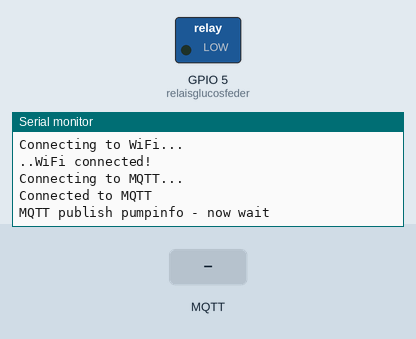
Recording of a program running on a simulated ESP32. Parts: switched loads named in the program (green lamp = pin HIGH), the last lines printed to the serial monitor. Inputs (shaded band) come from the test bench. WiFi joins after 1.5 s; servers stay silent unless stated; random numbers use the default seed unless the program sets one; no MQTT or app messages arrive unless stated.

Above: at 3.2 s.
3.3 s: MQTT message "pumpStart" arrives on the first subscribed topic
At 4.1 s:
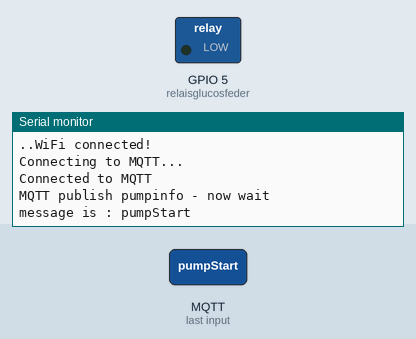
4.8 s: MQTT message "1" arrives on the first subscribed topic
At 5.2 s:
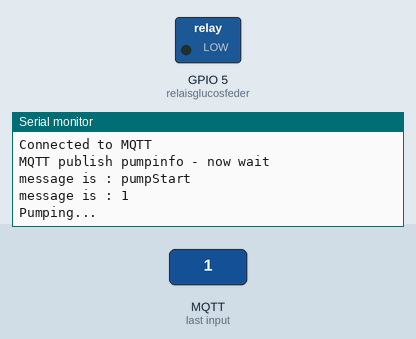

The program:

main.cpp
```cpp
#include <Arduino.h>
#include <Wire.h>
#include <SPI.h>
#include <ArduinoJson.h>
#include "globals.h"
#include "wifimqtt.h"
#include "ultrasonic.h"

const long interval = 3000;

void getData() {
  client.publish("pumpinfo", "give me information");
  Serial.println("MQTT publish pumpinfo - now wait");
  state = WAIT;
}

void sendNewPumpInfos()
{
  // Create a JsonDocument object with enough capacity
  StaticJsonDocument<200> doc;

  // Populate the JsonDocument
  doc["distance1"] = distance1;
  doc["distance2"] = 22; // Assuming distance2 is an integer

  // Serialize the JsonDocument to a char buffer
  char buffer[256];
  serializeJson(doc, buffer);

  // Assuming client is your MQTT client instance
  client.publish("waterDistance", buffer); // Publish the JSON data

  // For debugging, print to serial monitor
  Serial.println("Distance transmitted");
}

void startPumping() {
  unsigned long currentMillis = millis();
  digitalWrite(relaisglucosfeder, LOW);  // Assuming active-low relay
  if (currentMillis - previousMillis >= interval) {
    digitalWrite(relaisglucosfeder, HIGH);  // Turn off the relay
    Serial.println("Pump is off");

    getDistance();

    Serial.print(distance1);
    Serial.println( "cm");
    sendNewPumpInfos();
    state = TIMEFORSLEEP;
  }
}

void connectAP() {
  Serial.println("Connecting to WiFi...");
  WiFi.begin(ssid, password);
  int attempts = 0;
  while (WiFi.status() != WL_CONNECTED) {
    delay(1000);
    Serial.print(".");
    attempts++;
    if (attempts > 30) {
      Serial.println("WiFi connection failed. Restarting...");
      ESP.restart();
    }
  }
  Serial.println("WiFi connected!");
}

void setup() {
  Serial.begin(115200);
  pinMode(relaisglucosfeder, OUTPUT);
  pinMode(trigger1, OUTPUT);
  pinMode(echo1, INPUT);

  state = GETDATA;

  connectAP();

  client.setServer(mqtt_server, 1884);
  client.setCallback(callback);
}

void loop() {
  if (!client.connected()) {
    reconnect();
  }
  client.loop();
  switch (state) {
    case GETDATA:
      getData();
      break;
    case PUMPING:
      startPumping();
      break;
    case WAIT:

      break;
    case TIMEFORSLEEP:
    Serial.println("time for going to sleep ZzzzzZZZZ");
    client.publish("recorddeepsleep", "ZzzzzZZ");
    delay(1000);
    esp_sleep_pd_config(ESP_PD_DOMAIN_RTC_PERIPH,ESP_PD_OPTION_OFF);
    state = GETDATA;
    delay(1000*10);
      break;
  }
}
```

credentials.h
```cpp
const char* ssid = "StormFiber-ff78";
const char* password = "wlandb0087";
```

globals.h
```cpp
#ifndef globals_h
#define globals_h

#include <Arduino.h>

// Change the relay pin to a commonly used GPIO pin (e.g., GPIO 5)
const byte relaisglucosfeder = 5;

// HC-SR04
const int trigger1 = 12;
const int echo1 = 14;

long distance1 = 0;

enum states {
  GETDATA,
  PUMPING,
  TIMEFORSLEEP,
  WAIT
} state;

unsigned long previousMillis = 0;

#endif
```

ultrasonic.h
```cpp
#include <Arduino.h>

long distanceMeasure(int trigPin, int echoPin){
    long duration, distance = 0;
// Clear the trigPin by setting it LOW for 2 microseconds
    digitalWrite(trigPin, LOW);
    delayMicroseconds(2);

    // Trigger the sensor by setting the trigPin HIGH for 10 microseconds
    digitalWrite(trigPin, HIGH);
    delayMicroseconds(10);
    digitalWrite(trigPin, LOW);

    // Read the echoPin, which returns the sound wave travel time in microseconds
    duration = pulseIn(echoPin, HIGH);

    // Calculate the distance in centimeters
    distance = duration * 0.034 / 2;
    return distance;
}


void getDistance(){
    distance1 = distanceMeasure(trigger1, echo1);
    // distance2 = distanceMeasure(trigger2, echo2);
    // distance3 = distanceMeasure(trigger3, echo3);
}
```

wifimqtt.h
```cpp
#ifndef WIFIMQTT_H
#define WIFIMQTT_H

#include <Arduino.h>
#include "globals.h"
#include <WiFi.h>
#include <PubSubClient.h>
#include <ArduinoJson.h>
#include "credentials.h"

// MQTT
String clientID = "ESP32-";
const char *mqtt_server = "192.168.1.7";
const char *mqtt_user = "ahsan";
const char *mqtt_password = "34501";

WiFiClient espClient;
PubSubClient client(espClient);

void reconnect() {
  while (!client.connected()) {
    Serial.println("Connecting to MQTT...");
    String newClientID = clientID + String(random(0xffff), HEX);
    if (client.connect(newClientID.c_str(), mqtt_user, mqtt_password)) {
      Serial.println("Connected to MQTT");
      client.subscribe("pumpStart"); // Subscribe to the topic
    } else {
      Serial.print("Failed, rc=");
      Serial.print(client.state());
      Serial.println(" try again in 5 seconds");
      delay(5000);
    }
  }
}

void callback(char *topic, byte *message, unsigned int length) {
  String messageTemp;
  for (unsigned int i = 0; i < length; i++) {
    messageTemp += (char)message[i];
  }
  if(String(topic) == "pumpStart")
  {
    Serial.print("message is : ");
    Serial.println(messageTemp);
    if(messageTemp == "1")
    {
      previousMillis = millis();
      state = PUMPING;
      Serial.println("Pumping...");
    }
    else if (messageTemp == "0")
    {
      state = TIMEFORSLEEP;
      Serial.println("sleeping.....");
    }
  }

}

#endif
```

Measured:
- after the input at 3.3 s, the serial monitor: prints a new line at once (image 1)
- after the input at 4.8 s, the serial monitor: prints a new line at once (image 2)
